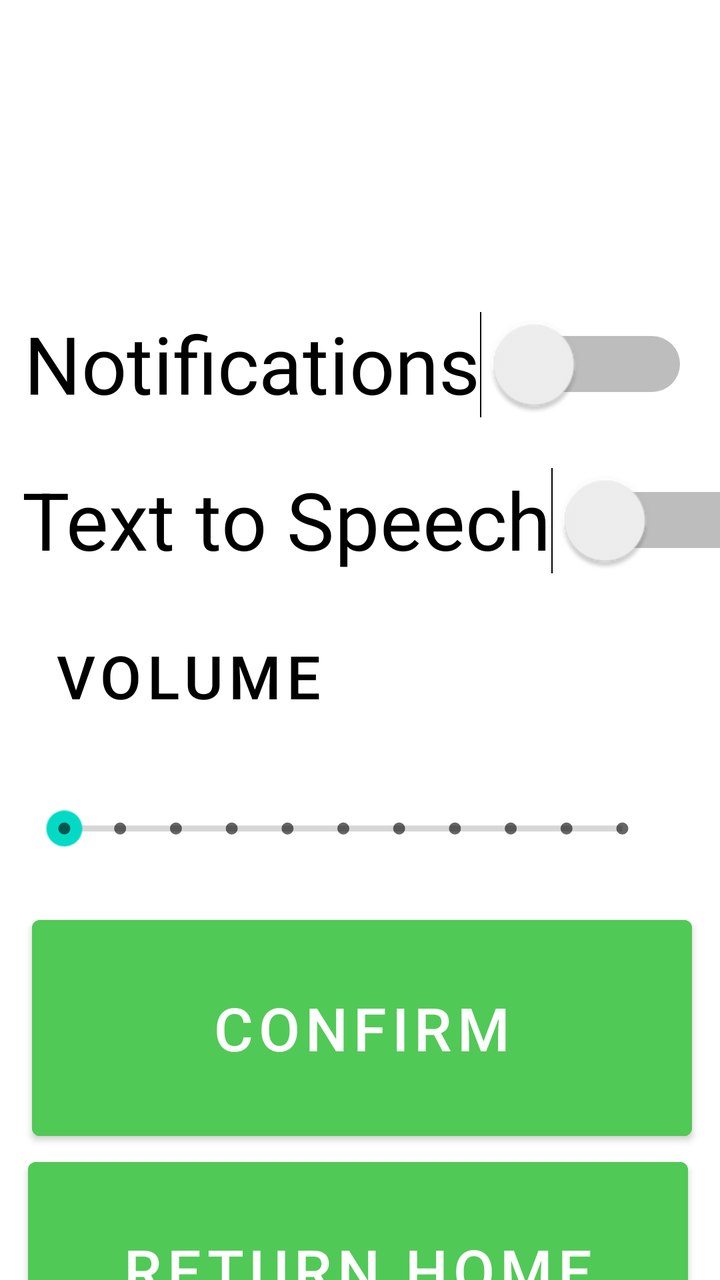
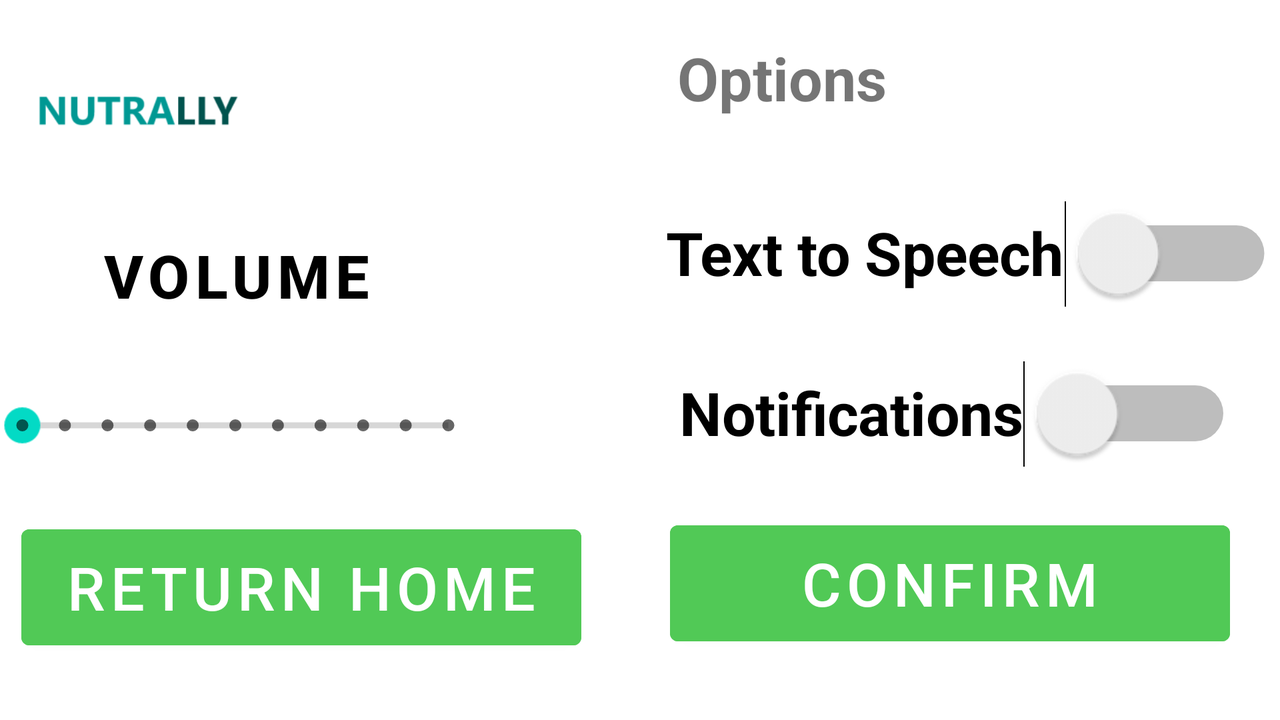

An Android layout and its configuration variant, each rendered on a device that would load it. The default file and the variant file are quoted in full after the pictures.
<!-- AndroidManifest.xml: application theme Theme.Nutrally -->
<!-- res/layout/activity_options_screen.xml -->
<?xml version="1.0" encoding="utf-8"?>
<androidx.constraintlayout.widget.ConstraintLayout xmlns:android="http://schemas.android.com/apk/res/android"
    xmlns:app="http://schemas.android.com/apk/res-auto"
    xmlns:tools="http://schemas.android.com/tools"
    android:id="@+id/returnHomeBtn1"
    android:layout_width="match_parent"
    android:layout_height="match_parent"
    tools:context=".optionsScreen">

    <Button
        android:id="@+id/confirmBtn2"
        android:layout_width="330dp"
        android:layout_height="120dp"
        android:layout_marginStart="42dp"
        android:layout_marginEnd="40dp"
        android:layout_marginBottom="1dp"
        android:backgroundTint="#51C956"
        android:text="CONFIRM"
        android:textSize="30sp"
        app:layout_constraintBottom_toTopOf="@+id/returnHomeBtn2"
        app:layout_constraintEnd_toEndOf="parent"
        app:layout_constraintStart_toStartOf="parent"
        app:layout_constraintTop_toBottomOf="@+id/volumeBar" />

    <Button
        android:id="@+id/returnHomeBtn2"
        android:layout_width="330dp"
        android:layout_height="120dp"
        android:layout_marginStart="40dp"
        android:layout_marginEnd="42dp"
        android:layout_marginBottom="19dp"
        android:backgroundTint="#51C956"
        android:text="Return Home"
        android:textSize="30sp"
        app:layout_constraintBottom_toBottomOf="parent"
        app:layout_constraintEnd_toEndOf="parent"
        app:layout_constraintStart_toStartOf="parent"
        app:layout_constraintTop_toBottomOf="@+id/confirmBtn2" />

    <ImageView
        android:id="@+id/logoImg5"
        android:layout_width="241dp"
        android:layout_height="138dp"
        android:layout_marginStart="85dp"
        android:layout_marginTop="2dp"
        android:layout_marginEnd="85dp"
        android:layout_marginBottom="646dp"
        android:scaleX="2"
        android:scaleY="2"
        app:layout_constraintBottom_toBottomOf="parent"
        app:layout_constraintEnd_toEndOf="parent"
        app:layout_constraintStart_toStartOf="parent"
        app:layout_constraintTop_toTopOf="parent"
        app:srcCompat="@mipmap/ic_launcher_foreground" />

    <Switch
        android:id="@+id/notifcationSwitch"
        android:layout_width="wrap_content"
        android:layout_height="76dp"
        android:layout_marginStart="125dp"
        android:layout_marginTop="218dp"
        android:layout_marginEnd="125dp"
        android:layout_marginBottom="1dp"
        android:scaleX="2"
        android:scaleY="2"
        android:text="Notifications"
        android:textSize="20sp"
        app:layout_constraintBottom_toTopOf="@+id/textToSpeechSwitch"
        app:layout_constraintEnd_toEndOf="parent"
        app:layout_constraintStart_toStartOf="parent"
        app:layout_constraintTop_toTopOf="parent" />

    <Button
        android:id="@+id/volLbl"
        android:layout_width="wrap_content"
        android:layout_height="76dp"
        android:layout_marginStart="36dp"
        android:layout_marginTop="1dp"
        android:layout_marginEnd="208dp"
        android:background="#00FFFFFF"
        android:text="Volume"
        android:textColor="#000000"
        android:textSize="30sp"
        app:layout_constraintBottom_toTopOf="@+id/volumeBar"
        app:layout_constraintEnd_toEndOf="parent"
        app:layout_constraintStart_toStartOf="parent"
        app:layout_constraintTop_toBottomOf="@+id/textToSpeechSwitch" />

    <SeekBar
        android:id="@+id/volumeBar"
        style="@style/Widget.AppCompat.SeekBar.Discrete"
        android:layout_width="218dp"
        android:layout_height="77dp"
        android:layout_marginStart="88dp"
        android:layout_marginEnd="105dp"
        android:layout_marginBottom="1dp"
        android:max="10"
        android:progress="0"
        android:scaleX="1.5"
        android:scaleY="1.5"
        app:layout_constraintBottom_toTopOf="@+id/confirmBtn2"
        app:layout_constraintEnd_toEndOf="parent"
        app:layout_constraintStart_toStartOf="parent"
        app:layout_constraintTop_toBottomOf="@+id/volLbl" />

    <Switch
        android:id="@+id/textToSpeechSwitch"
        android:layout_width="wrap_content"
        android:layout_height="76dp"
        android:layout_marginStart="133dp"
        android:layout_marginTop="1dp"
        android:layout_marginEnd="99dp"
        android:layout_marginBottom="1dp"
        android:scaleX="2"
        android:scaleY="2"
        android:text="Text to Speech"
        android:textSize="20sp"
        app:layout_constraintBottom_toTopOf="@+id/volLbl"
        app:layout_constraintEnd_toEndOf="parent"
        app:layout_constraintStart_toStartOf="parent"
        app:layout_constraintTop_toBottomOf="@+id/notifcationSwitch" />

    <TextView
        android:id="@+id/optionsLbl"
        android:layout_width="wrap_content"
        android:layout_height="76dp"
        android:layout_marginStart="153dp"
        android:layout_marginTop="140dp"
        android:layout_marginEnd="153dp"
        android:layout_marginBottom="570dp"
        android:scaleX="1.5"
        android:scaleY="1.5"
        android:text="Options"
        android:textSize="30sp"
        android:textStyle="bold"
        app:layout_constraintBottom_toBottomOf="parent"
        app:layout_constraintEnd_toEndOf="parent"
        app:layout_constraintHorizontal_bias="0.0"
        app:layout_constraintStart_toStartOf="parent"
        app:layout_constraintTop_toTopOf="parent" />

</androidx.constraintlayout.widget.ConstraintLayout>
<!-- resources referenced by this layout -->
<resources>
  <!-- mipmap ic_launcher_foreground: png bitmap (mipmap-hdpi, 2792 bytes) -->
  <style name="Theme.Nutrally" parent="Theme.MaterialComponents.DayNight.DarkActionBar">
          
          <item name="colorPrimary">@color/purple_500</item>
          <item name="colorPrimaryVariant">@color/purple_700</item>
          <item name="colorOnPrimary">@color/white</item>
          
          <item name="colorSecondary">@color/teal_200</item>
          <item name="colorSecondaryVariant">@color/teal_700</item>
          <item name="colorOnSecondary">@color/black</item>
          
          <item name="android:statusBarColor">?attr/colorPrimaryVariant</item>
          
      </style>
</resources>
<!-- res/layout-land/activity_options_screen.xml (the repository's variant of the layout above) -->
<!-- drawn on the phone turned sideways -->
<?xml version="1.0" encoding="utf-8"?>
<androidx.constraintlayout.widget.ConstraintLayout xmlns:android="http://schemas.android.com/apk/res/android"
    xmlns:app="http://schemas.android.com/apk/res-auto"
    xmlns:tools="http://schemas.android.com/tools"
    android:id="@+id/returnHomeBtn1"
    android:layout_width="match_parent"
    android:layout_height="match_parent"
    tools:context=".optionsScreen">

    <Button
        android:id="@+id/returnHomeBtn2"
        android:layout_width="280dp"
        android:layout_height="70dp"
        android:layout_marginStart="32dp"
        android:layout_marginTop="244dp"
        android:layout_marginEnd="371dp"
        android:layout_marginBottom="17dp"
        android:backgroundTint="#51C956"
        android:text="Return Home"
        android:textSize="30sp"
        app:layout_constraintBottom_toBottomOf="parent"
        app:layout_constraintEnd_toEndOf="parent"
        app:layout_constraintStart_toStartOf="parent"
        app:layout_constraintTop_toTopOf="parent" />

    <Button
        android:id="@+id/confirmBtn2"
        android:layout_width="280dp"
        android:layout_height="70dp"
        android:layout_marginStart="356dp"
        android:layout_marginTop="242dp"
        android:layout_marginEnd="46dp"
        android:layout_marginBottom="19dp"
        android:backgroundTint="#51C956"
        android:text="CONFIRM"
        android:textSize="30sp"
        app:layout_constraintBottom_toBottomOf="parent"
        app:layout_constraintEnd_toEndOf="parent"
        app:layout_constraintStart_toStartOf="parent"
        app:layout_constraintTop_toTopOf="parent" />

    <ImageView
        android:id="@+id/logoImg5"
        android:layout_width="147dp"
        android:layout_height="71dp"
        android:layout_marginStart="16dp"
        android:layout_marginTop="4dp"
        android:layout_marginEnd="520dp"
        android:layout_marginBottom="256dp"
        android:scaleX="2"
        android:scaleY="2"
        app:layout_constraintBottom_toBottomOf="parent"
        app:layout_constraintEnd_toEndOf="parent"
        app:layout_constraintStart_toStartOf="parent"
        app:layout_constraintTop_toTopOf="parent"
        app:srcCompat="@mipmap/ic_launcher_foreground" />

    <Button
        android:id="@+id/volLbl"
        android:layout_width="wrap_content"
        android:layout_height="76dp"
        android:layout_marginStart="56dp"
        android:layout_marginTop="85dp"
        android:layout_marginEnd="459dp"
        android:layout_marginBottom="170dp"
        android:background="#00FFFFFF"
        android:text="Volume"
        android:textColor="#000000"
        android:textSize="30dp"
        android:textStyle="bold"
        app:layout_constraintBottom_toBottomOf="parent"
        app:layout_constraintEnd_toEndOf="parent"
        app:layout_constraintStart_toStartOf="parent"
        app:layout_constraintTop_toTopOf="parent" />

    <SeekBar
        android:id="@+id/volumeBar"
        style="@style/Widget.AppCompat.SeekBar.Discrete"
        android:layout_width="174dp"
        android:layout_height="74dp"
        android:layout_marginStart="52dp"
        android:layout_marginTop="161dp"
        android:layout_marginEnd="457dp"
        android:layout_marginBottom="96dp"
        android:max="10"
        android:progress="0"
        android:scaleX="1.5"
        android:scaleY="1.5"
        app:layout_constraintBottom_toBottomOf="parent"
        app:layout_constraintEnd_toEndOf="parent"
        app:layout_constraintStart_toStartOf="parent"
        app:layout_constraintTop_toTopOf="parent" />

    <Switch
        android:id="@+id/textToSpeechSwitch"
        android:layout_width="wrap_content"
        android:layout_height="76dp"
        android:layout_marginStart="435dp"
        android:layout_marginTop="74dp"
        android:layout_marginEnd="102dp"
        android:layout_marginBottom="181dp"
        android:scaleX="2"
        android:scaleY="2"
        android:text="Text to Speech"
        android:textSize="15dp"
        android:textStyle="bold"
        app:layout_constraintBottom_toBottomOf="parent"
        app:layout_constraintEnd_toEndOf="parent"
        app:layout_constraintStart_toStartOf="parent"
        app:layout_constraintTop_toTopOf="parent" />

    <Switch
        android:id="@+id/notifcationSwitch"
        android:layout_width="wrap_content"
        android:layout_height="76dp"
        android:layout_marginStart="435dp"
        android:layout_marginTop="154dp"
        android:layout_marginEnd="116dp"
        android:layout_marginBottom="101dp"
        android:scaleX="2"
        android:scaleY="2"
        android:text="Notifications"
        android:textSize="15dp"
        android:textStyle="bold"
        app:layout_constraintBottom_toBottomOf="parent"
        app:layout_constraintEnd_toEndOf="parent"
        app:layout_constraintStart_toStartOf="parent"
        app:layout_constraintTop_toTopOf="parent" />

    <TextView
        android:id="@+id/optionsLbl"
        android:layout_width="277dp"
        android:layout_height="52dp"
        android:layout_marginStart="274dp"
        android:layout_marginTop="4dp"
        android:layout_marginEnd="132dp"
        android:layout_marginBottom="275dp"
        android:scaleX="1"
        android:scaleY="1"
        android:text="Options"
        android:textAlignment="center"
        android:textSize="30sp"
        android:textStyle="bold"
        app:layout_constraintBottom_toBottomOf="parent"
        app:layout_constraintEnd_toEndOf="parent"
        app:layout_constraintStart_toStartOf="parent"
        app:layout_constraintTop_toTopOf="parent" />

</androidx.constraintlayout.widget.ConstraintLayout>
